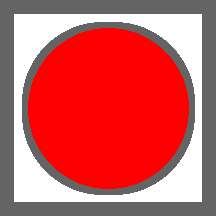
#> input picture training_shapes/circle.png, 216 x 216 px; its folder holds only this picture in this run
$ python Image_Borderizer.py
#> lines starting #> are read from the running program, lines starting #| are printed output that depends on the picture
from pathlib import Path

from PIL import Image, ImageOps


def add_border_to_folders():
    # הגדרת התיקיות
    folders = [
        Path.cwd() / "training_shapes",
        Path.cwd() / "training_images"
    ]

    border_color = (100, 100, 100)  # אפור כהה (כדי שייראה גם על לבן וגם על שחור)
    border_width = 4  # עובי המסגרת בפיקסלים

    for folder in folders:
        if not folder.exists():
            print(f"התיקייה {folder.name} לא קיימת, מדלג...")
            continue

        print(f"מתחיל לעבוד על תיקיית: {folder.name}")

        # עובר על כל קבצי התמונות
        for img_path in list(folder.glob("*.png")) + list(folder.glob("*.jpg")):
            try:
                with Image.open(img_path) as img:
                    # המרה ל-RGBA כדי לוודא תמיכה בשקיפות אם יש
#> img is the input picture: PIL image 216x216 RGBA; mean R, G, B, A 204.1, 93, 93, 194.8
                    img = img.convert("RGBA")

                    # הוספת מסגרת (מצמצם את התמונה המקורית מעט ומוסיף מסגרת מסביב)
                    bordered_img = ImageOps.expand(img, border=border_width, fill=border_color)
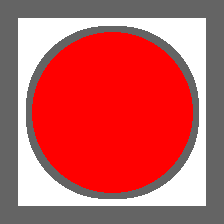
#> bordered_img: PIL image 224x224 RGBA; mean R, G, B, A 196.8, 93.5, 93.5, 199; transparent parts drawn white

                    # שמירה מחדש באותו נתיב
                    bordered_img.save(img_path)
                    print(f"עובד: {img_path.name}")
            except Exception as e:
                print(f"שגיאה בעיבוד {img_path.name}: {e}")

    print("\nסיימתי! כל התמונות עכשיו עם מסגרת קבועה.")


if __name__ == "__main__":
    # ודא שהתקנת את Pillow בעזרת: pip install Pillow
    add_border_to_folders()
